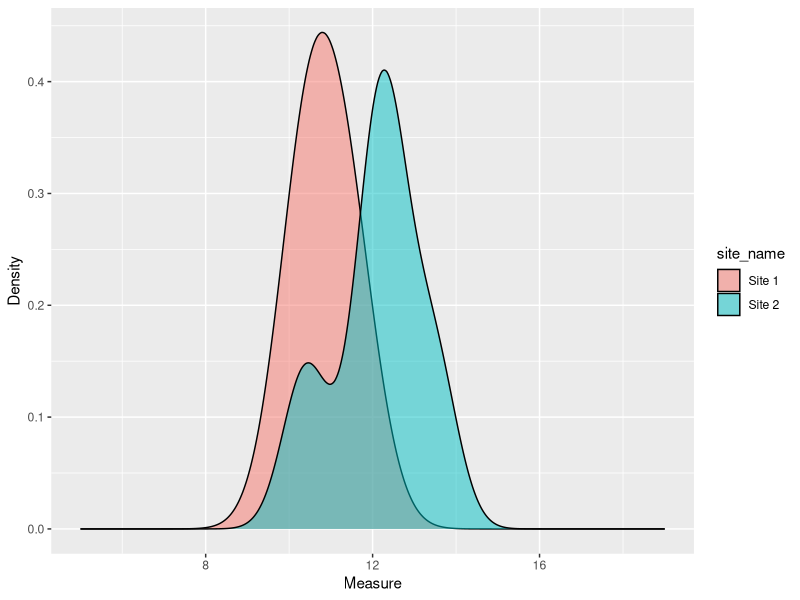
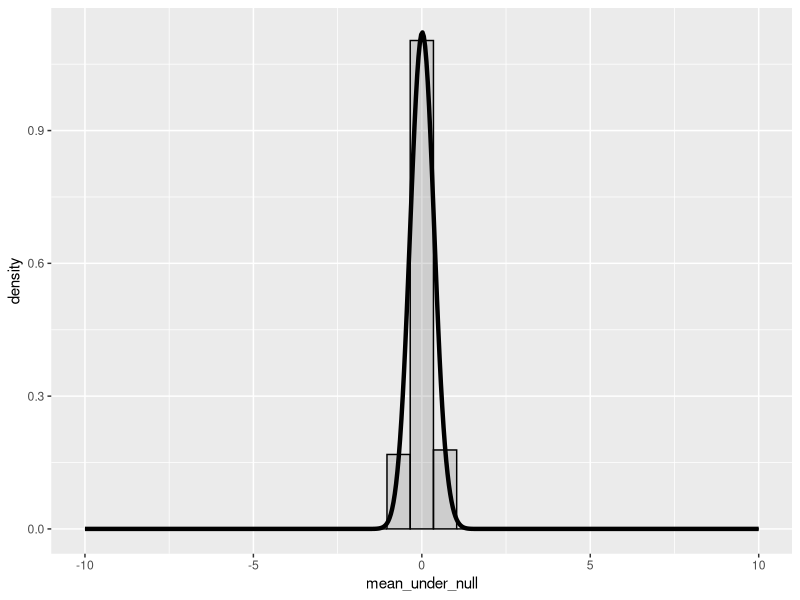
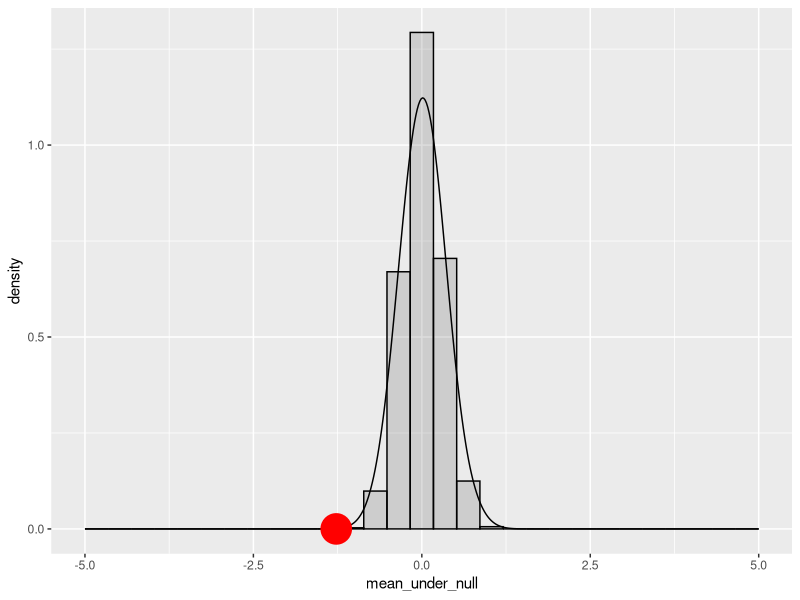
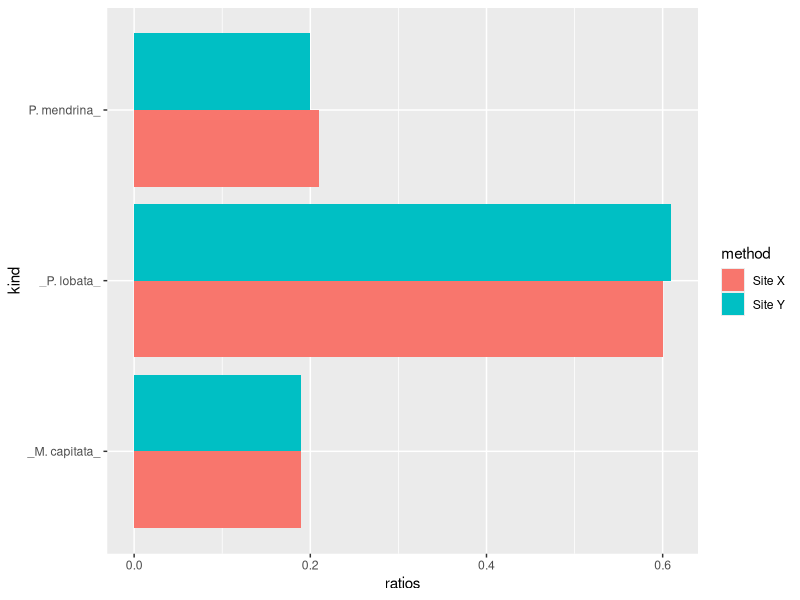

Source code (R) for these figures, in order: (Note: this script raises an error after producing the figures.)
## ---- chunk 1
library(tidyverse)
## ---- chunk 2
set.seed(110)
data_1 = tibble(measure=rnorm(5, 10, 1))
data_1$site_name <- 'Site 1'
data_2 = tibble(measure=rnorm(5, 12, 1))
data_2$site_name <- 'Site 2'
complete_data = rbind(data_1, data_2)
complete_data
## ---- chunk 3
mean(complete_data[complete_data$site_name == "Site 1", ]$measure)
mean(complete_data[complete_data$site_name == "Site 2", ]$measure)
## ---- chunk 4
# Write your code here
m <- complete_data$measure
s <- complete_data$site_name
tapply(m, s,  mean)
## ---- chunk 5
### Write your answer here
# null  hypothesis: there is no significant difference between Site 1 and Site 2
# alternative  hypothesis: there is a significant difference between Site 1 and Site 2
## ---- chunk 6
# write your code here
(ggplot(complete_data, aes(x=measure, fill=site_name),color='black') + 
  geom_density(adjust=2,alpha=0.5)
+labs(x ="Measure", y = "Density"))+ xlim(5, 19)
## ---- chunk 7
# Write your code here
#let's compare means 
data_3 = rnorm(40, 10, 1)
data_4 = rnorm(40, 12, 1)
mean(data_3) - mean(data_4)
processOneIter = function(data_1, data_2){
    
    concat_data = c(data_1, data_2)
    len_concat_data = length(concat_data)
    
    len_data_1 = length(data_1)    
    shuffled_data = sample(concat_data)
    new_data_1 = shuffled_data[1:len_data_1]
    new_data_2 = shuffled_data[(len_data_1+1):len_concat_data]
    mean(new_data_1) - mean(new_data_2)
    
}
mean_under_null = replicate(1000, processOneIter(data_3, data_4))
mean(mean_under_null)
ggplot()+
  geom_histogram(aes(mean_under_null, y=..density..), bins =30, alpha=0.2, color="black") + 
  geom_density(aes(mean_under_null), bw=0.2, size=1.5) + 
  xlim(-10, 10)
## ---- chunk 8
set.seed(110)
data_1 = rnorm(5, 10, 1)
data_2 = rnorm(5, 12, 1)
diff_mean=mean(data_1) - mean(data_2)

#now replot
ggplot()+
  geom_histogram(aes(mean_under_null, y=..density..), bins =30, alpha=0.2, color="black") + geom_density(aes(mean_under_null), bw=0.2, size=0.5) + xlim(-5, 5) + 
  geom_point(aes(diff_mean, 0), color="red", size=10)


## ---- chunk 9
data = t.test(data_1, data_2)
data$p.value
sum(mean_under_null < diff_mean) / length(mean_under_null)
## ---- chunk 10
kind = c('_P. lobata_', '_P. lobata_', '_M. capitata_','_M. capitata_', 'P. mendrina_', 'P. mendrina_')
ratios = c(0.60, 0.61, 0.19, 0.19, 0.21, 0.20)
method = rep(c("Site X", "Site Y"), 3)


coral_proportions = tibble(kind, ratios, method)
coral_proportions
## ---- chunk 11
ggplot(coral_proportions, aes(fill=method, y=ratios, x=kind)) + 
    geom_bar(position="dodge", stat="identity") + 
    coord_flip()

## ---- chunk 12
subtract = function(x){
    x[1] - x[2]
}

subtract(c(20, 15))
tapply(coral_proportions$ratios, coral_proportions$kind, subtract)

## ---- chunk 13

subtract_abs = function(x){
    abs(x[1] - x[2])
}


sum(tapply(coral_proportions$ratios, coral_proportions$kind, subtract_abs))/2

sample(kind, 200, replace=TRUE, prob=ratios)
rmultinom(1, 200, prob=ratios)
rmultinom(1, 200, prob=ratios)/200


## ---- chunk 14
sampleOneIteration = function(){
    true_proportions = c(0.20, 0.08, 0.12,0.54, 0.06)
    sample_proportions = rmultinom(1, 200, prob=c(0.20, 0.08, 0.12,0.54, 0.06))/200
    sample_tvd = sum(abs(true_proportions- sample_proportions))/2
    sample_tvd
        
}
tvds = replicate(1000, sampleOneIteration())
## ---- chunk 15
sum(tapply(coral_proportions$ratios, coral_proportions$kind, subtract_abs))/2
ggplot()+ 
  geom_histogram(aes(tvds, ..density..), bins = 15) +
  geom_point(aes(observed_stat, 0), size=5, color="red")

## ---- chunk 16
p_value = sum(tvds > observed_stat)  / length(tvds)
p_value
